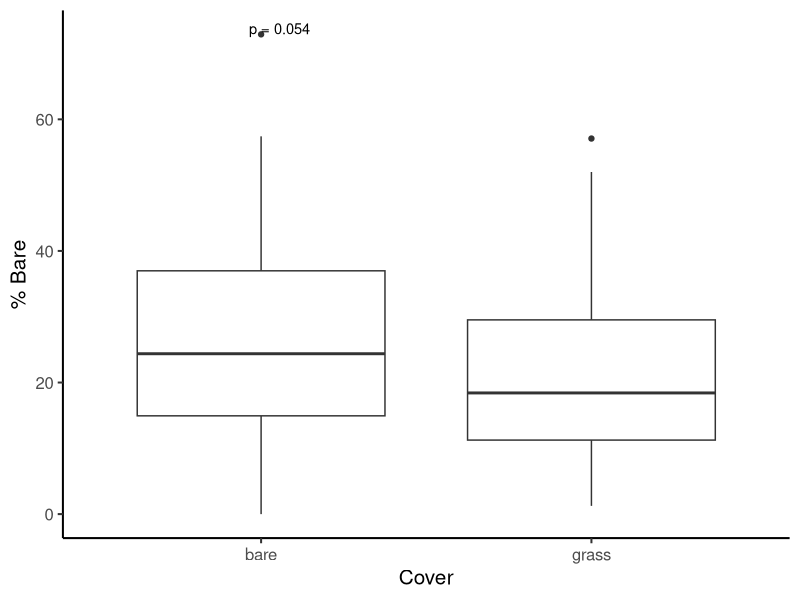
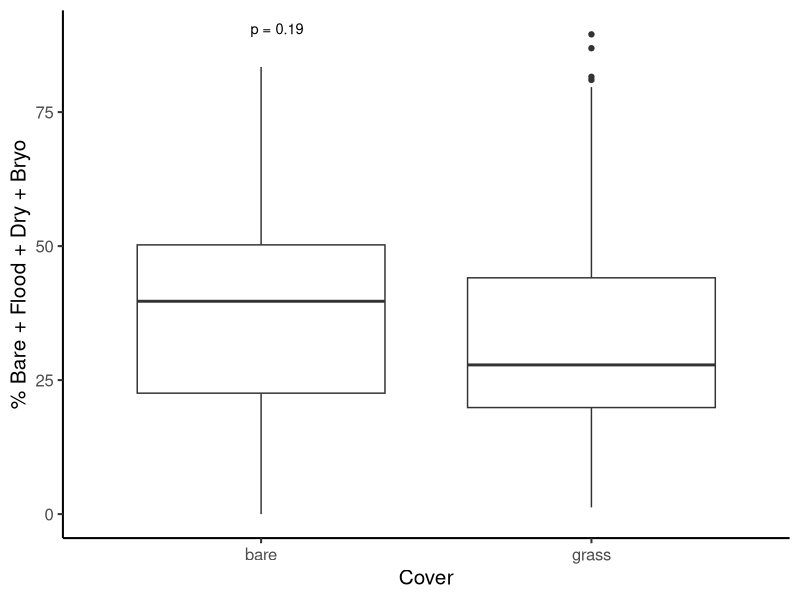
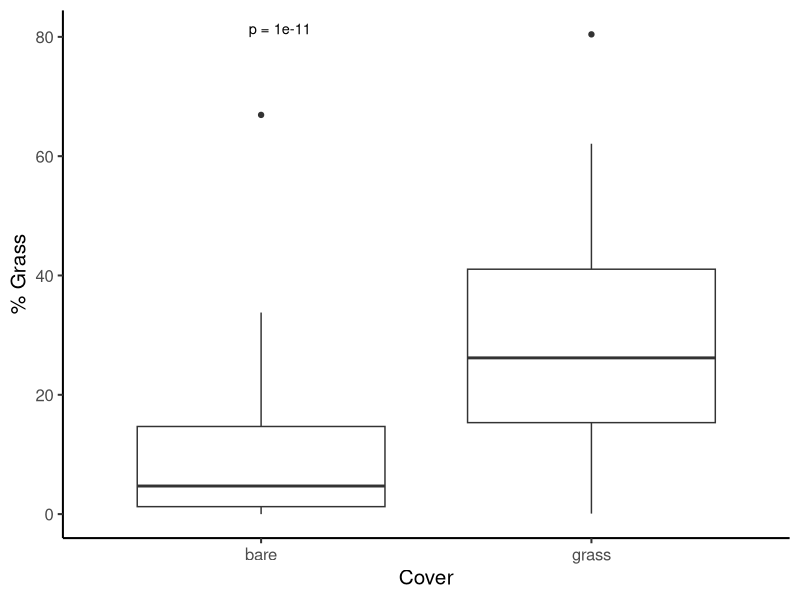
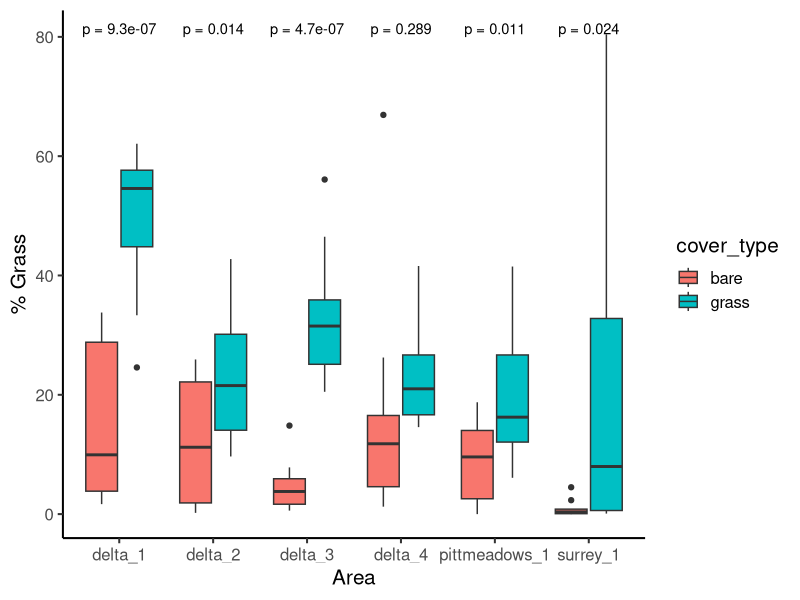
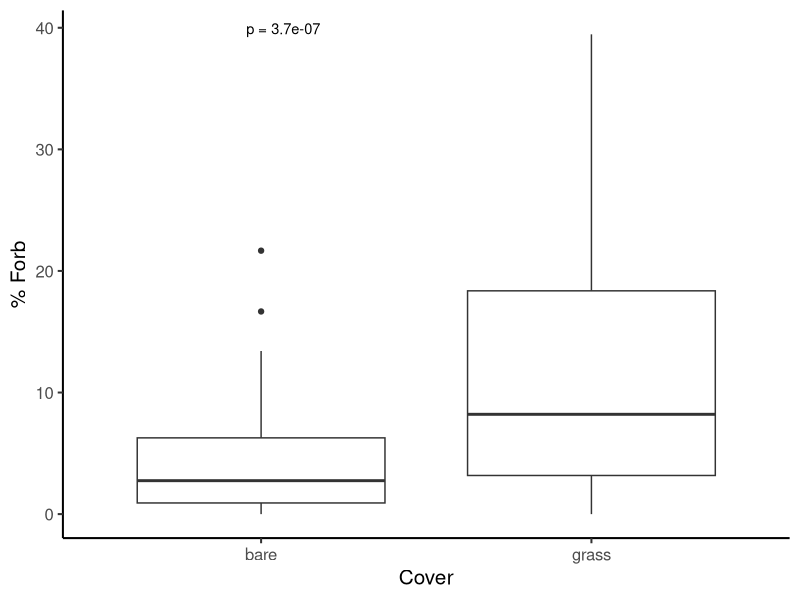
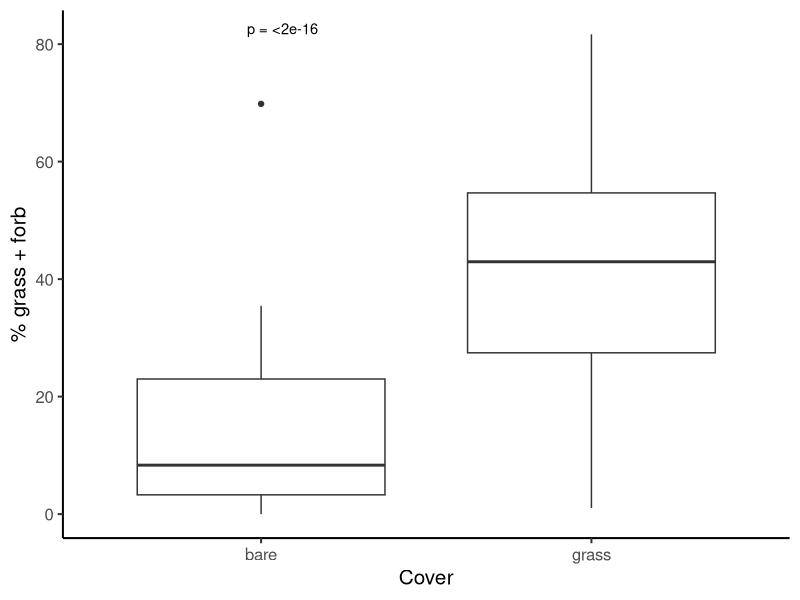
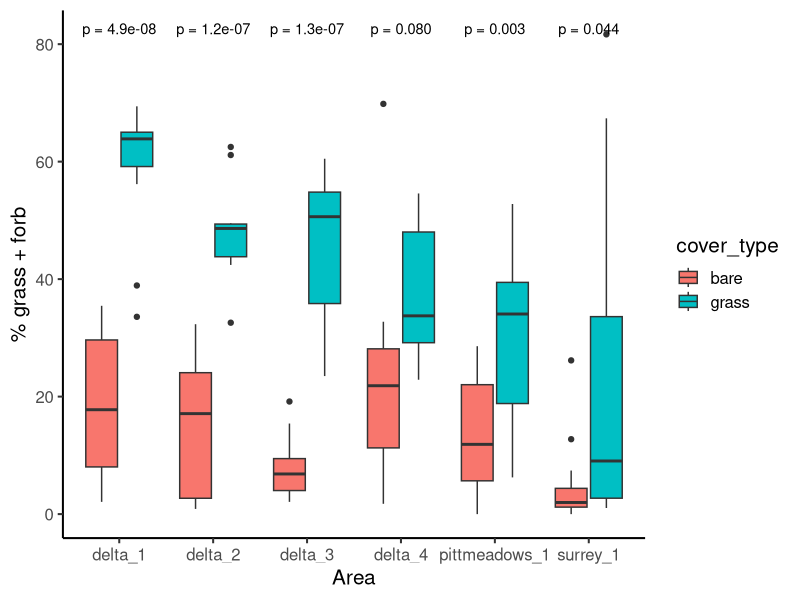
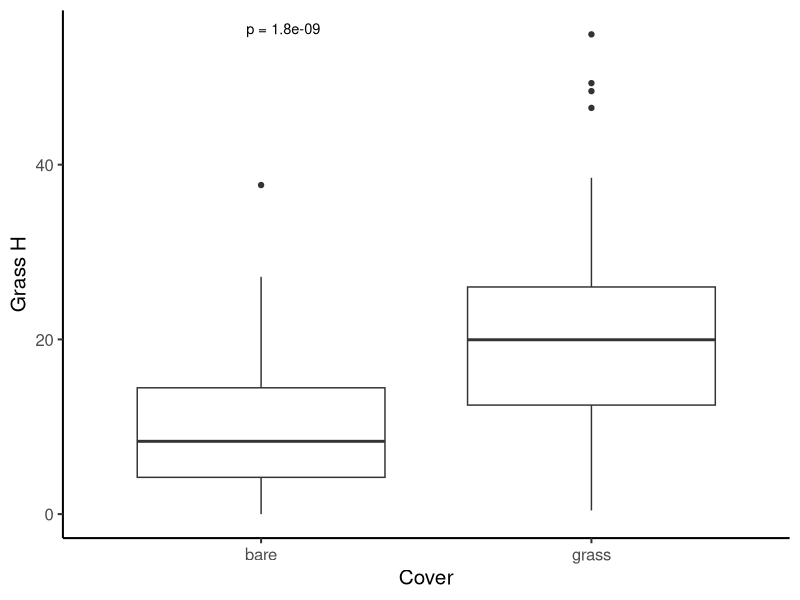

Generate these figures, in order, with R:
## ---- chunk 1
knitr::opts_chunk$set(echo = TRUE)
knitr::opts_knit$set(root.dir = "~/Library/CloudStorage/OneDrive-UBC/MSc/12_analysis/rodent-bee-blueberry")
## ---- chunk 2
#load packages
library(ggplot2) #for plots
library(dplyr) #for working with dataframes
library(tidyr) #for working with datasets
library(lme4) #for mixed effects models
library(ggpubr) #for adding significance asterisks to graph

#read in data
data <- read.csv("06_cleandata/combined_plot_data.csv")

#check that variables are in appropriate format
str(data)

#change character columns to factors
data <- data %>%
   mutate(
     site_id = as.factor(site_id),
     round = as.factor(round),
     plot_id = as.factor(plot_id),
     bee_date = as.Date(bee_date),
     area = as.factor(area))

#filter data to only include within field data
data <- data %>%
  filter(plot_id != "d")

## ---- chunk 3
ggplot(data, aes(x = cover_type, y = bare_perc)) + 
  geom_boxplot() +
  theme_classic(base_size = 15) +
  xlab("Cover") +
  ylab("% Bare") +
  stat_compare_means(
    method = "t.test",        # or "wilcox.test"
    label = "p.format",       # shows formatted p-value
    size = 3.7,
    vjust = 0
  )

## ---- chunk 4
ggplot(data, aes(x = cover_type, y = bare_flood_dry_bryo_perc)) + 
  geom_boxplot() +
  theme_classic(base_size = 15) +
  xlab("Cover") +
  ylab("% Bare + Flood + Dry + Bryo") +
  stat_compare_means(
    method = "t.test",        # or "wilcox.test"
    label = "p.format",       # shows formatted p-value
    size = 3.7,
    vjust = 0
  )

## ---- chunk 5
ggplot(data, aes(x=cover_type, y = grass_perc)) + 
  geom_boxplot() +
  theme_classic(base_size = 15) +
  xlab("Cover") +
  ylab("% Grass") +
  stat_compare_means(
    method = "t.test",        # or "wilcox.test"
    label = "p.format",       # shows formatted p-value
    size = 3.7,
    vjust = 0
  )
## ---- chunk 6
ggplot(data, aes(x = area, fill=cover_type, y = grass_perc)) + 
  geom_boxplot() +
  theme_classic(base_size = 15) +
  xlab("Area") +
  ylab("% Grass") +
  stat_compare_means(
    method = "t.test",        # or "wilcox.test"
    label = "p.format",       # shows formatted p-value
    size = 3.7,
    vjust = 0
  )
## ---- chunk 7
ggplot(data, aes(x = cover_type, y = forb_perc)) + 
  geom_boxplot() +
  theme_classic(base_size = 15) +
  xlab("Cover") +
  ylab("% Forb") +
  stat_compare_means(
    method = "t.test",        # or "wilcox.test"
    label = "p.format",       # shows formatted p-value
    size = 3.7,
    vjust = 0
  )
## ---- chunk 8
ggplot(data, aes(x = cover_type, y = grass_forb_perc)) + 
  geom_boxplot() +
  theme_classic(base_size = 15) +
  xlab("Cover") +
  ylab("% grass + forb") +
  stat_compare_means(
    method = "t.test",        # or "wilcox.test"
    label = "p.format",       # shows formatted p-value
    size = 3.7,
    vjust = 0
  )
## ---- chunk 9
ggplot(data, aes(x = area, fill = cover_type, y = grass_forb_perc)) + 
  geom_boxplot() +
  theme_classic(base_size = 15) +
  xlab("Area") +
  ylab("% grass + forb") +
  stat_compare_means(
    method = "t.test",        # or "wilcox.test"
    label = "p.format",       # shows formatted p-value
    size = 3.7,
    vjust = 0
  )
## ---- chunk 10
ggplot(data, aes(x = cover_type, y = grass_h)) + 
  geom_boxplot() +
  theme_classic(base_size = 15) +
  xlab("Cover") +
  ylab("Grass H") +
  stat_compare_means(
    method = "t.test",        # or "wilcox.test"
    label = "p.format",       # shows formatted p-value
    size = 3.7,
    vjust = 0
  )
## ---- chunk 11
ggplot(data, aes(x = cover_type, y = forb_h)) + 
  geom_boxplot() +
  theme_classic(base_size = 15) +
  xlab("Cover") +
  ylab("Forb H") +
  stat_compare_means(
    method = "t.test",        # or "wilcox.test"
    label = "p.format",       # shows formatted p-value
    size = 3.7,
    vjust = 0
  )
## ---- chunk 12
ggplot(data, aes(x = round, fill = cover_type, y = flood_perc)) + 
  geom_boxplot() +
  theme_classic(base_size = 15) +
  xlab("Round") +
  ylab("% Flood") +
  stat_compare_means(
    method = "t.test",        # or "wilcox.test"
    label = "p.format",       # shows formatted p-value
    size = 3.7,
    vjust = 0
  )
## ---- chunk 13
ggplot(data, aes(x=cover_type, y = nest_searching_queens))+ 
  geom_boxplot() +
  theme_classic(base_size = 15)+
  xlab("Cover")+
  ylab("NSQ abundance") +
  stat_compare_means(
    aes(group = cover_type),  # group by field.type
    method = "t.test",  # or "wilcox.test" if you're doing a non-parametric test
    label = "p.format",  # Display p-value 
    size = 3.7  # Adjust this value to make the asterisks larger
    ) 

## ---- chunk 14
ggplot(data, aes(fill=cover_type,x=bee_season_type, y = nest_searching_queens))+ 
  geom_boxplot() +
  theme_classic(base_size = 15)+
  xlab("Season")+
  ylab("NSQ abundance") +
  stat_compare_means(
    aes(group = cover_type),  # group by field.type
    method = "t.test",  # or "wilcox.test" if you're doing a non-parametric test
    label = "p.format",  # Display p-value 
    size = 3.7)  # Adjust this value to make the asterisks larger
## ---- chunk 15
ggplot(data, aes(x=cover_type, y = workers))+ 
  geom_boxplot() +
  theme_classic(base_size = 15)+
  xlab("Cover")+
  ylab("Worker abundance") +
  stat_compare_means(
    aes(group = cover_type),  # group by field.type
    method = "t.test",  # or "wilcox.test" if you're doing a non-parametric test
    label = "p.format",  # Display p-value 
    size = 3.7)  # Adjust this value to make the asterisks larger

## ---- chunk 16
ggplot(data, aes(fill=cover_type,x=bee_season_type, y = workers))+ 
  geom_boxplot() +
  theme_classic(base_size = 15)+
  xlab("Season")+
  ylab("Worker abundance") +
  stat_compare_means(
    aes(group = cover_type),  # group by field.type
    method = "t.test",  # or "wilcox.test" if you're doing a non-parametric test
    label = "p.format",  # Display p-value 
    size = 3.7)  # Adjust this value to make the asterisks larger
## ---- chunk 17
ggplot(data, aes(x=cover_type, y = num_burrows))+ 
  geom_boxplot() +
  theme_classic(base_size = 15)+
  xlab("Cover")+
  ylab("Burrow abundance") +
  stat_compare_means(
    aes(group = cover_type),  # group by field.type
    method = "t.test",  # or "wilcox.test" if you're doing a non-parametric test
    label = "p.format",  # Display p-value 
    size = 3.7)  # Adjust this value to make the asterisks larger
## ---- chunk 18
ggplot(data, aes(x=cover_type, y = num_inactive_burrows))+ 
  geom_boxplot() +
  theme_classic(base_size = 15)+
  xlab("Cover")+
  ylab("Inactive burrow abundance") +
  stat_compare_means(
    aes(group = cover_type),  # group by field.type
    method = "t.test",  # or "wilcox.test" if you're doing a non-parametric test
    label = "p.format",  # Display p-value 
    size = 3.7)  # Adjust this value to make the asterisks larger
## ---- chunk 19
ggplot(data, aes(x=cover_type, y = bombus_floral_abun))+ 
  geom_boxplot() +
  theme_classic(base_size = 15)+
  xlab("Cover")+
  ylab("Bombus-relevant floral abundance") +
  stat_compare_means(
    aes(group = cover_type),  # group by field.type
    method = "t.test",  # or "wilcox.test" if you're doing a non-parametric test
    label = "p.format",  # Display p-value 
    size = 3.7)  # Adjust this value to make the asterisks larger
## ---- chunk 20
ggplot(data, aes(x=cover_type, y = forage_vaco))+ 
  geom_boxplot() +
  theme_classic(base_size = 15)+
  xlab("Cover")+
  ylab("Num foraging on vaco") +
  stat_compare_means(
    aes(group = cover_type),  # group by field.type
    method = "t.test",  # or "wilcox.test" if you're doing a non-parametric test
    label = "p.format",  # Display p-value 
    size = 3.7) # Adjust this value to make the asterisks larger
